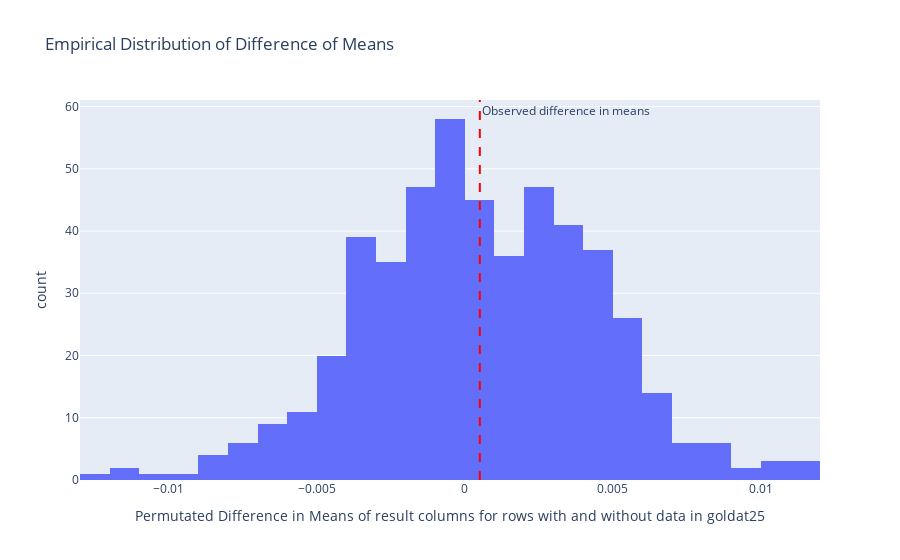

Source (notebook cell):
### Markdown cell above
The observed mean difference was calculated to be approximately 0.00051. The p-value is derived to be 0.444 after conducting the permutation tests. The empirical distribution of the test statistic and observed statistic during the permutation testing resulted in such a plot:

### Code cell
fig = px.histogram(
    x= lst,  
    nbins= 30,
    title='Empirical Distribution of Difference of Means',
    labels={'x': 'Permutated Difference in Means of result columns for rows with and without data in goldat25'}
)

fig.add_vline(
    x=obs_mean_diff_result,
    line_dash="dash",
    line_color="red",
    annotation_text= 'Observed difference in means',
    annotation_position="top right"
)

fig.show()
fig.write_image("goldat25_result_plot.png")

### Figure 1 — Plotly figure (JSON) as saved in the notebook; plotly's stock layout.template omitted (floating-point values rounded to 4 significant figures; data arrays with more than 128 entries replaced by an {"elided": "..."} marker saying what was removed)
{"data": [{"bingroup": "x", "hovertemplate": "Permutated Difference in Means of result columns for rows with and without data in goldat25=%{x}<br>count=%{y}<extra></extra>", "legendgroup": "", "marker": {"color": "#636efa", "pattern": {"shape": ""}}, "name": "", "nbinsx": 30, "orientation": "v", "showlegend": false, "type": "histogram", "x": {"elided": "500 float values"}, "xaxis": "x", "yaxis": "y"}], "layout": {"annotations": [{"showarrow": false, "text": "Observed difference in means", "x": 0.0005076, "xanchor": "left", "xref": "x", "y": 1, "yanchor": "top", "yref": "y domain"}], "autosize": true, "barmode": "relative", "legend": {"tracegroupgap": 0}, "shapes": [{"line": {"color": "red", "dash": "dash"}, "type": "line", "x0": 0.0005076, "x1": 0.0005076, "xref": "x", "y0": 0, "y1": 1, "yref": "y domain"}], "title": {"text": "Empirical Distribution of Difference of Means"}, "xaxis": {"anchor": "y", "autorange": true, "domain": [0, 1], "range": [-0.013, 0.012], "title": {"text": "Permutated Difference in Means of result columns for rows with and without data in goldat25"}, "type": "linear"}, "yaxis": {"anchor": "x", "autorange": true, "domain": [0, 1], "range": [0, 61.05], "title": {"text": "count"}}}}
